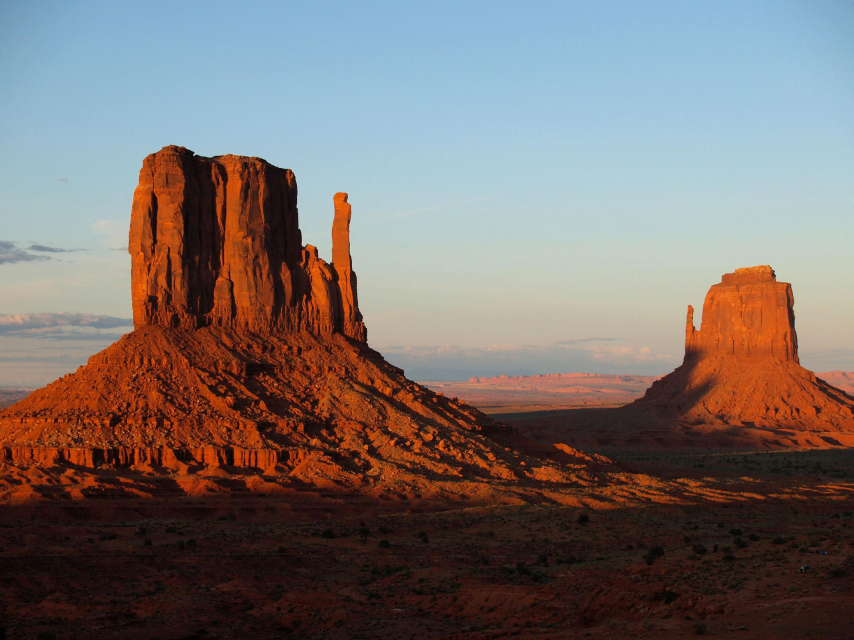
#> input picture image.jpeg, 2560 x 1920 px (shown at 1/3 size)
$ python watermarking.py   (older library calls are emulated)
#> lines starting #> are read from the running program, lines starting #| are printed output that depends on the picture
#!/home/battleman/Programs/anaconda3/bin/python
# -*- coding: utf-8 -*-
"""
This module allows to easily watermark an image with a given text.
This is useful to credit the website/creator of an image

Credits to http://www.thecodingcouple.com/watermark-images-python-pillow-pil/
"""
from PIL import Image, ImageDraw, ImageFont


def add_watermark(image, text, screen_size):
    """
    Add a watermark to an image

    Positional Arguments:
        input: absolute path to the image
        text: text to display
        output: absolute path to the output image
    """
    image = image.convert('RGBA')
    screen_height = screen_size[1]
    margin = 5
    text_color = "#BBB"

    text_canvas = Image.new('RGBA',
                            (image.height, image.height),
                            (0, 0, 0, 170))
    text_draw = ImageDraw.Draw(text_canvas)
    font = ImageFont.truetype('FreeMono', 15)
    text_width, text_height = text_draw.textsize(text, font)
    x_coord = (image.height-text_width)//2  # width - textWidth - margin
    y_coord = text_height//4  # height - textHeight - margin
    text_draw.text((x_coord, y_coord), text, text_color, font)
    text_canvas = text_canvas.rotate(90)

    watermark_canvas = Image.new('RGBA',
                                 (text_height+2*margin, text_width+2*margin),
                                 (0, 0, 0, 0))
    watermark_canvas.paste(
        text_canvas,
        (0, -(image.height-text_width)//2 + margin))

    image.paste(watermark_canvas,
                (margin, (screen_height-text_width)//2),
                watermark_canvas)
    return image.convert("RGB")


def resize_image(image, screen_size=(1920, 1080)):
    """
    Takes an image and new dimensions, and return the image resized
    accordingly. If one of the dimensions is None, it will be resized to
    keep current proportions
    """
    width, height = screen_size
    image_width, image_height = image.size
    if image_width/image_height > 16/9:
        # Too tall
        image_height = (image_height * width) // image_width
        image_width = width
    elif image_width/image_height < 16/9:
        # too wide
        image_width = (image_width * height) // image_height
        image_height = height
    else:
        # good ratio
        image_width = width
        image_height = height
    resized = image.resize(
        (int(image_width), int(image_height)), Image.ANTIALIAS)
    canvas = Image.new("RGB", screen_size)
    canvas.paste(resized, (
        (width-image_width)//2 if width != image_width else 0,
        (height-image_height)//2 if height != image_height else 0))

    return canvas


def test():
    """
    This module is here to present an example of use
    """
    image = Image.open("image.jpeg")
#> image is the input picture: PIL image 2560x1920 RGB; mean R, G, B 120.6, 110.9, 107.9
    resized = resize_image(image)
#> in resize_image, `canvas = Image.new("RGB", screen_size)`: canvas: PIL image 1920x1080 RGB; every value is 0
#> in resize_image, `canvas.paste(resized, ( (width-image_width)//2 if width != image_width..`:
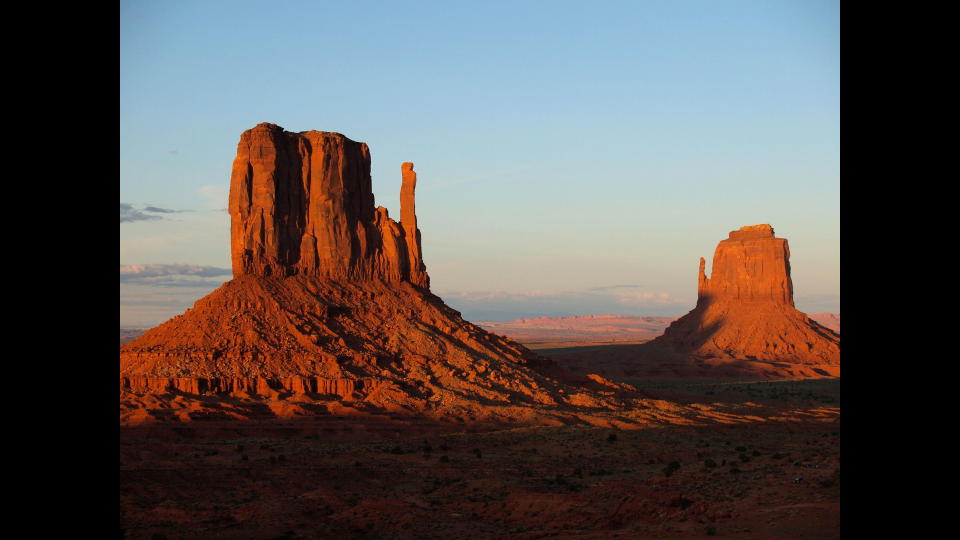
#> canvas: PIL image 1920x1080 RGB (shown at 1/2 size); mean R, G, B 90.5, 83.2, 80.9
    watermarked = add_watermark(
        resized,
        "That is a watermark, probably not the best tho",
        (1920, 1080))
#> in add_watermark, `text_width, text_height = text_draw.textsize(text, font)`: text_width = 351; text_height = 17
#> in add_watermark, `x_coord = (image.height-text_width)//2`: x_coord = 364
#> in add_watermark, `y_coord = text_height//4`: y_coord = 4
#> in add_watermark, `watermark_canvas = Image.new('RGBA', (text_height+2*margin, text_width..`: watermark_canvas: PIL image 27x361 RGBA; every value is 0
#> in add_watermark, `watermark_canvas.paste( text_canvas, (0, -(image.height-text_width)//2..`:
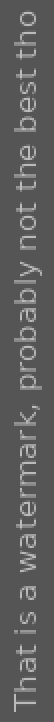
#> watermark_canvas: PIL image 27x361 RGBA (shown 2 times larger); mean R, G, B, A 18.2, 18.2, 18.2, 178.3; transparent parts drawn white
    watermarked.save('output.jpeg')


if __name__ == "__main__":
    test()
